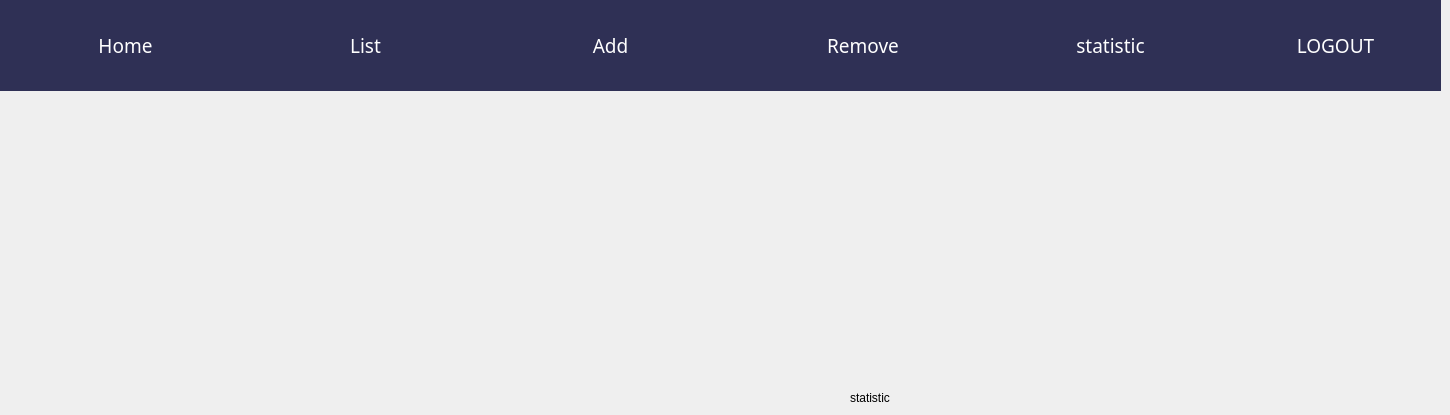
    <widget class="QWidget" name="STATISTIC">
     <widget class="QLabel" name="label_4">
      <property name="geometry">
       <rect>
        <x>850</x>
        <y>390</y>
        <width>55</width>
        <height>16</height>
       </rect>
      </property>
      <property name="text">
       <string>statistic</string>
      </property>
     </widget>
     <widget class="QLabel" name="label_7">
      <property name="geometry">
       <rect>
        <x>0</x>
        <y>0</y>
        <width>1441</width>
        <height>91</height>
       </rect>
      </property>
      <property name="styleSheet">
       <string notr="true">background-color: rgb(47, 48, 85);</string>
      </property>
      <property name="text">
       <string/>
      </property>
     </widget>
     <widget class="QPushButton" name="pushButton_s_1">
      <property name="geometry">
       <rect>
        <x>0</x>
        <y>0</y>
        <width>251</width>
        <height>91</height>
       </rect>
      </property>
      <property name="font">
       <font>
        <family>Algerian</family>
        <pointsize>14</pointsize>
       </font>
      </property>
      <property name="styleSheet">
       <string notr="true">QPushButton {
background-color: rgba(0,0,0,0);
background-image: url();
border: none;
color: white;
}
QPushButton:hover{
background-color: #1a1946;
}
</string>
      </property>
      <property name="text">
       <string>Home</string>
      </property>
     </widget>
     <widget class="QPushButton" name="pushButton_s_4">
      <property name="geometry">
       <rect>
        <x>740</x>
        <y>0</y>
        <width>251</width>
        <height>91</height>
       </rect>
      </property>
      <property name="font">
       <font>
        <family>Algerian</family>
        <pointsize>14</pointsize>
       </font>
      </property>
      <property name="styleSheet">
       <string notr="true">QPushButton {
background-color: rgba(0,0,0,0);
background-image: url();
border: none;
color: white;
}
QPushButton:hover{
background-color: #1a1946;
}
</string>
      </property>
      <property name="text">
       <string>Remove </string>
      </property>
     </widget>
     <widget class="QPushButton" name="pushButton_s_3">
      <property name="geometry">
       <rect>
        <x>480</x>
        <y>0</y>
        <width>261</width>
        <height>91</height>
       </rect>
      </property>
      <property name="font">
       <font>
        <family>Algerian</family>
        <pointsize>14</pointsize>
       </font>
      </property>
      <property name="styleSheet">
       <string notr="true">QPushButton {
background-color: rgba(0,0,0,0);
background-image: url();
border: none;
color: white;
}
QPushButton:hover{
background-color: #1a1946;
}
</string>
      </property>
      <property name="text">
       <string>Add</string>
      </property>
     </widget>
     <widget class="QPushButton" name="pushButton_s_6">
      <property name="geometry">
       <rect>
        <x>1230</x>
        <y>0</y>
        <width>211</width>
        <height>91</height>
       </rect>
      </property>
      <property name="font">
       <font>
        <family>Algerian</family>
        <pointsize>14</pointsize>
       </font>
      </property>
      <property name="styleSheet">
       <string notr="true">QPushButton {
background-color: rgba(0,0,0,0);
background-image: url();
border: none;
color: white;
}
QPushButton:hover{
background-color: #1a1946;
}
</string>
      </property>
      <property name="text">
       <string>LOGOUT</string>
      </property>
     </widget>
     <widget class="QPushButton" name="pushButton_s_2">
      <property name="geometry">
       <rect>
        <x>250</x>
        <y>0</y>
        <width>231</width>
        <height>91</height>
       </rect>
      </property>
      <property name="font">
       <font>
        <family>Algerian</family>
        <pointsize>14</pointsize>
       </font>
      </property>
      <property name="styleSheet">
       <string notr="true">QPushButton {
background-color: rgba(0,0,0,0);
background-image: url();
border: none;
color: white;
}
QPushButton:hover{
background-color: #1a1946;
}
</string>
      </property>
      <property name="text">
       <string>List</string>
      </property>
     </widget>
     <widget class="QPushButton" name="pushButton_s_5">
      <property name="geometry">
       <rect>
        <x>990</x>
        <y>0</y>
        <width>241</width>
        <height>91</height>
       </rect>
      </property>
      <property name="font">
       <font>
        <family>Algerian</family>
        <pointsize>14</pointsize>
       </font>
      </property>
      <property name="styleSheet">
       <string notr="true">QPushButton {
background-color: rgba(0,0,0,0);
background-image: url();
border: none;
color: white;
}
QPushButton:hover{
background-color: #1a1946;
}
</string>
      </property>
      <property name="text">
       <string>statistic</string>
      </property>
     </widget>
    </widget>
